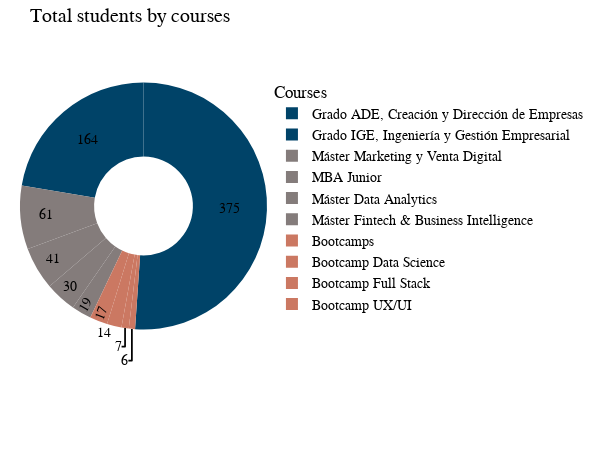

The code cell stored with this chart in its notebook:
### Code cell
# Gráfico cantidad de estudiantes por curso

# Etiquetas para los diferentes cursos
labels = ['Grado IGE, Ingeniería y Gestión Empresarial', 'Grado ADE, Creación y Dirección de Empresas',
          'Máster Marketing y Venta Digital', 'Máster Fintech & Business Intelligence', 'MBA Junior', 'Máster Data Analytics',
          'Bootcamps', 'Bootcamp Data Science', 'Bootcamp Full Stack', 'Bootcamp UX/UI', 'Bootcamp Cybersecurity']

# Cantidad de alumnos en cada curso
sizes = [num_students_ige, num_students_ade, 
         num_students_MMVD, num_students_MFBI, num_students_MBAJ, num_students_MDA,
         num_students_DS, num_students_FS, num_students_UX, num_students_Cyber]

# Colores para cada curso
colors = ['#004368', '#004368', '#847C7B', '#847C7B', '#847C7B', '#847C7B', '#CB7862', '#CB7862', '#CB7862', '#CB7862', '#CB7862']

# Crear la figura del gráfico de pastel anular
fig = go.Figure(data=[go.Pie(labels=labels, values=sizes, hole=0.4, marker=dict(colors=colors), textinfo='value')])

# Configurar el diseño del gráfico
fig.update_layout(
    title='Total students by courses',
    legend_title='Courses',
    width=600,                                              # Ancho de la figura en píxeles
    height=450,                                             # Alto de la figura en píxeles
    font=dict(family='Arial, sans-serif', size=14, color='black'),
    margin=dict(l=20, r=20, t=30, b=20),                    # Margen alrededor del gráfico (en píxeles) l=left, r=right, t=top, b=bottom
    paper_bgcolor='white',
    plot_bgcolor='white',
    legend=dict(
        #orientation="h",
        yanchor="top",
        y=0.9
        #xanchor="right",
        #x=1
        )
)

# Configurar los porcentajes en negro
fig.update_traces(textfont_color='black')

# Mostrar el gráfico
fig.show()

### Figure 1 — Plotly figure (JSON) as saved in the notebook; plotly's stock layout.template omitted (floating-point values rounded to 4 significant figures)
{"data": [{"hole": 0.4, "labels": ["Grado IGE, Ingeniería y Gestión Empresarial", "Grado ADE, Creación y Dirección de Empresas", "Máster Marketing y Venta Digital", "Máster Fintech & Business Intelligence", "MBA Junior", "Máster Data Analytics", "Bootcamps", "Bootcamp Data Science", "Bootcamp Full Stack", "Bootcamp UX/UI", "Bootcamp Cybersecurity"], "marker": {"colors": ["#004368", "#004368", "#847C7B", "#847C7B", "#847C7B", "#847C7B", "#CB7862", "#CB7862", "#CB7862", "#CB7862", "#CB7862"]}, "textfont": {"color": "black"}, "textinfo": "value", "type": "pie", "values": [164, 375, 61, 19, 41, 30, 17, 14, 7, 6]}], "layout": {"font": {"color": "black", "family": "Arial, sans-serif", "size": 14}, "height": 450, "legend": {"title": {"text": "Courses"}, "y": 0.9, "yanchor": "top"}, "margin": {"b": 20, "l": 20, "r": 20, "t": 30}, "paper_bgcolor": "white", "plot_bgcolor": "white", "title": {"text": "Total students by courses"}, "width": 600}}
